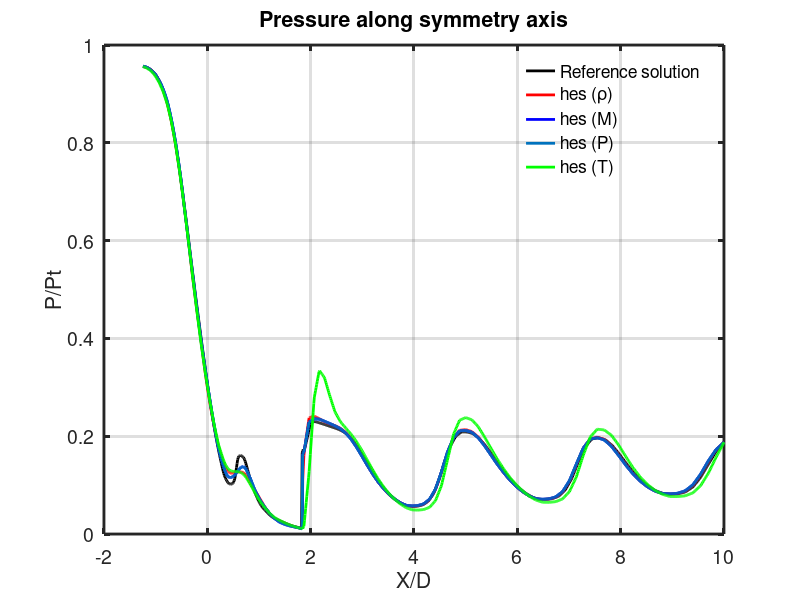

Write the MATLAB code that produced this figure.
% read reference solution
ref = csvread('reference/reference.csv');
ref_x = ref(:,4);
ref_x = ref_x(2:end,:);% delete useless 1st rows
ref_m = ref(:,1);
ref_m = ref_m(2:end,:);% delete useless 1st rows
ref_p = ref(:,3);
ref_p = ref_p(2:end,:); % delete useless 1st rows

%%%%%%%%%%%%%%%%%%%%%%%%%% nonideal nitrogen
%%%%%%% hessian
% read hessian of density for nonideal nitrogen
nonideal_hes_density = csvread('hessian/density.csv');
nonideal_hes_density_x = nonideal_hes_density(:,4);
nonideal_hes_density_x = nonideal_hes_density_x(2:end,:); 
nonideal_hes_density_m = nonideal_hes_density(:,1);
nonideal_hes_density_m = nonideal_hes_density_m(2:end,:); 
nonideal_hes_density_p = nonideal_hes_density(:,3);
nonideal_hes_density_p = nonideal_hes_density_p(2:end,:);

% read hessian of mach for nonideal nitrogen
nonideal_hes_mach= csvread('hessian/mach.csv');
nonideal_hes_mach_x = nonideal_hes_mach(:,4);
nonideal_hes_mach_x = nonideal_hes_mach_x(2:end,:); 
nonideal_hes_mach_m = nonideal_hes_mach(:,1);
nonideal_hes_mach_m = nonideal_hes_mach_m(2:end,:); 
nonideal_hes_mach_p = nonideal_hes_mach(:,3);
nonideal_hes_mach_p = nonideal_hes_mach_p(2:end,:);

% read hessian of p for nonideal nitrogen
nonideal_hes_p= csvread('hessian/p.csv');
nonideal_hes_p_x = nonideal_hes_p(:,4);
nonideal_hes_p_x = nonideal_hes_p_x(2:end,:); 
nonideal_hes_p_m = nonideal_hes_p(:,1);
nonideal_hes_p_m = nonideal_hes_p_m(2:end,:); 
nonideal_hes_p_p = nonideal_hes_p(:,3);
nonideal_hes_p_p = nonideal_hes_p_p(2:end,:);

% read hessian of T for nonideal nitrogen
nonideal_hes_t= csvread('hessian/t.csv');
nonideal_hes_t_x = nonideal_hes_t(:,4);
nonideal_hes_t_x = nonideal_hes_t_x(2:end,:); 
nonideal_hes_t_m = nonideal_hes_t(:,1);
nonideal_hes_t_m = nonideal_hes_t_m(2:end,:); 
nonideal_hes_t_p = nonideal_hes_t(:,3);
nonideal_hes_t_p = nonideal_hes_t_p(2:end,:);




% plot comparison
figure(1)
plot(ref_x,ref_p,'k',"linewidth", 2);
hold on
grid on
plot(nonideal_hes_density_x, nonideal_hes_density_p,'r',"linewidth", 2);
hold on
grid on
plot(nonideal_hes_mach_x, nonideal_hes_mach_p,'b',"linewidth", 2);
hold on
grid on
plot(nonideal_hes_p_x, nonideal_hes_p_p,"linewidth", 2);
hold on
grid on
plot(nonideal_hes_t_x, nonideal_hes_t_p,'g', "linewidth", 2);
hold on
grid on
xlabel('X/D')
##ylabel('Mach number')
ylabel('P/Pt')
##title('Mach number along symmetry axis')
title('Pressure along symmetry axis')
legend('Reference solution','hes (\rho)', 'hes (M)', 'hes (P)', 'hes (T)')
legend boxoff
set(gca, "linewidth", 2, "fontsize", 14);
##saveas(figure(1), "P_ref_nonideal_hes");